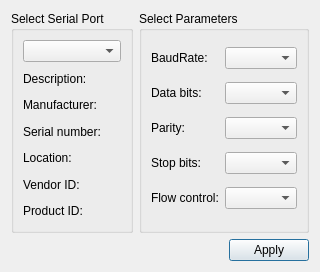
<?xml version="1.0" encoding="UTF-8"?>
<ui version="4.0">
 <class>SettingsDialog</class>
 <widget class="QDialog" name="SettingsDialog">
  <property name="geometry">
   <rect>
    <x>0</x>
    <y>0</y>
    <width>281</width>
    <height>272</height>
   </rect>
  </property>
  <property name="windowTitle">
   <string>Settings</string>
  </property>
  <layout class="QGridLayout" name="gridLayout_3">
   <item row="0" column="1">
    <widget class="QGroupBox" name="parametersBox">
     <property name="title">
      <string>Select Parameters</string>
     </property>
     <layout class="QGridLayout" name="gridLayout_2">
      <item row="0" column="0">
       <widget class="QLabel" name="baudRateLabel">
        <property name="text">
         <string>BaudRate:</string>
        </property>
       </widget>
      </item>
      <item row="0" column="1">
       <widget class="QComboBox" name="baudRateBox"/>
      </item>
      <item row="1" column="0">
       <widget class="QLabel" name="dataBitsLabel">
        <property name="text">
         <string>Data bits:</string>
        </property>
       </widget>
      </item>
      <item row="1" column="1">
       <widget class="QComboBox" name="dataBitsBox"/>
      </item>
      <item row="2" column="0">
       <widget class="QLabel" name="parityLabel">
        <property name="text">
         <string>Parity:</string>
        </property>
       </widget>
      </item>
      <item row="2" column="1">
       <widget class="QComboBox" name="parityBox"/>
      </item>
      <item row="3" column="0">
       <widget class="QLabel" name="stopBitsLabel">
        <property name="text">
         <string>Stop bits:</string>
        </property>
       </widget>
      </item>
      <item row="3" column="1">
       <widget class="QComboBox" name="stopBitsBox"/>
      </item>
      <item row="4" column="0">
       <widget class="QLabel" name="flowControlLabel">
        <property name="text">
         <string>Flow control:</string>
        </property>
       </widget>
      </item>
      <item row="4" column="1">
       <widget class="QComboBox" name="flowControlBox"/>
      </item>
     </layout>
    </widget>
   </item>
   <item row="0" column="0">
    <widget class="QGroupBox" name="selectBox">
     <property name="title">
      <string>Select Serial Port</string>
     </property>
     <layout class="QGridLayout" name="gridLayout">
      <item row="0" column="0">
       <widget class="QComboBox" name="serialPortInfoListBox"/>
      </item>
      <item row="1" column="0">
       <widget class="QLabel" name="descriptionLabel">
        <property name="text">
         <string>Description:</string>
        </property>
       </widget>
      </item>
      <item row="2" column="0">
       <widget class="QLabel" name="manufacturerLabel">
        <property name="text">
         <string>Manufacturer:</string>
        </property>
       </widget>
      </item>
      <item row="3" column="0">
       <widget class="QLabel" name="serialNumberLabel">
        <property name="text">
         <string>Serial number:</string>
        </property>
       </widget>
      </item>
      <item row="4" column="0">
       <widget class="QLabel" name="locationLabel">
        <property name="text">
         <string>Location:</string>
        </property>
       </widget>
      </item>
      <item row="5" column="0">
       <widget class="QLabel" name="vidLabel">
        <property name="text">
         <string>Vendor ID:</string>
        </property>
       </widget>
      </item>
      <item row="6" column="0">
       <widget class="QLabel" name="pidLabel">
        <property name="text">
         <string>Product ID:</string>
        </property>
       </widget>
      </item>
     </layout>
    </widget>
   </item>
   <item row="1" column="0" colspan="2">
    <layout class="QHBoxLayout" name="horizontalLayout">
     <item>
      <spacer name="horizontalSpacer">
       <property name="orientation">
        <enum>Qt::Horizontal</enum>
       </property>
       <property name="sizeHint" stdset="0">
        <size>
         <width>96</width>
         <height>20</height>
        </size>
       </property>
      </spacer>
     </item>
     <item>
      <widget class="QPushButton" name="applyButton">
       <property name="text">
        <string>Apply</string>
       </property>
      </widget>
     </item>
    </layout>
   </item>
  </layout>
 </widget>
 <resources/>
 <connections/>
</ui>
